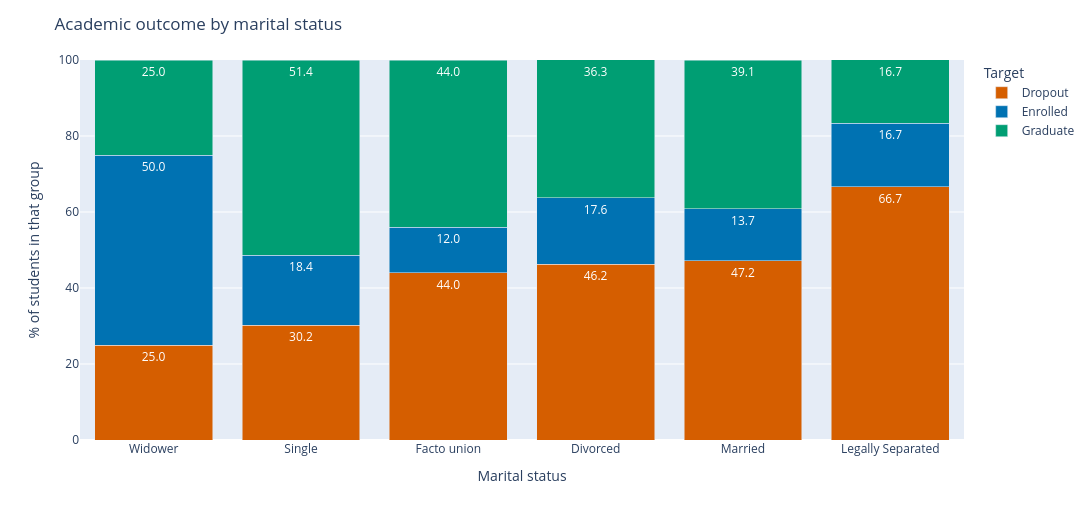

Notebook source saved alongside this figure:
### Markdown cell above
- The great majority of students are **single** (3,919 students, roughly 88–90% of the sample). This is expected, since most students are of typical university age.

- A small share are **married** (379 students, about 8–9%), which suggests a group of older or part-time students.

- The remaining categories are very small:

| Status | Count | Note |
| ----------------- | -------- | ------------------------------------------------------ |
| Divorced | 91 | Likely older students or those returning to study |
| Facto union | 25 | Living together without a registered marriage |
| Legally separated | 6 | Negligible |
| Widower | 4 | Very rare |

### Code cell
# Outcome mix within each marital status.
#
# NOTE: an earlier version used px.histogram with barnorm='percent' and
# barmode='group'. Grouped bars are normalised INDIVIDUALLY, so every bar came
# out at 100% and the chart carried no information. The percentages are computed
# explicitly here instead, which is also easier to check against the printout.
mar = (pd.crosstab(data_viz_pd['Marital status'], data_viz_pd['Target'],
                   normalize='index') * 100).round(1)
mar_n = data_viz_pd['Marital status'].value_counts()
mar = mar.loc[mar['Dropout'].sort_values().index]          # ascending dropout rate

plot_df = (mar.reset_index()
           .melt(id_vars='Marital status', var_name='Target', value_name='Percentage'))

fig = px.bar(plot_df, x='Marital status', y='Percentage', color='Target',
             barmode='stack', text_auto='.1f',
             category_orders={'Marital status': list(mar.index),
                              'Target': ['Dropout', 'Enrolled', 'Graduate']},
             color_discrete_map=TARGET_COLOURS, width=1100, height=520)

fig.update_layout(title='Academic outcome by marital status',
                  yaxis_title='% of students in that group',
                  xaxis_title='Marital status', yaxis=dict(range=[0, 100]))
save_fig(fig, '13_marital_status_by_outcome')

print((mar.assign(n=mar_n)).to_string())
print('\nThe three largest groups hold '
      f'{mar_n.nlargest(3).sum() / mar_n.sum():.1%} of the students; the rest are too '
      'small to read a rate from.')

### Figure 1 — Plotly figure (JSON) as saved in the notebook; plotly's stock layout.template omitted (floating-point values rounded to 4 significant figures)
{"data": [{"hovertemplate": "Target=Dropout<br>Marital status=%{x}<br>Percentage=%{y}<extra></extra>", "legendgroup": "Dropout", "marker": {"color": "#D55E00", "pattern": {"shape": ""}}, "name": "Dropout", "orientation": "v", "showlegend": true, "textposition": "auto", "texttemplate": "%{y:.1f}", "type": "bar", "x": ["Widower", "Single", "Facto union", "Divorced", "Married", "Legally Separated"], "xaxis": "x", "y": [25.0, 30.2, 44.0, 46.2, 47.2, 66.7], "yaxis": "y"}, {"hovertemplate": "Target=Enrolled<br>Marital status=%{x}<br>Percentage=%{y}<extra></extra>", "legendgroup": "Enrolled", "marker": {"color": "#0072B2", "pattern": {"shape": ""}}, "name": "Enrolled", "orientation": "v", "showlegend": true, "textposition": "auto", "texttemplate": "%{y:.1f}", "type": "bar", "x": ["Widower", "Single", "Facto union", "Divorced", "Married", "Legally Separated"], "xaxis": "x", "y": [50.0, 18.4, 12.0, 17.6, 13.7, 16.7], "yaxis": "y"}, {"hovertemplate": "Target=Graduate<br>Marital status=%{x}<br>Percentage=%{y}<extra></extra>", "legendgroup": "Graduate", "marker": {"color": "#009E73", "pattern": {"shape": ""}}, "name": "Graduate", "orientation": "v", "showlegend": true, "textposition": "auto", "texttemplate": "%{y:.1f}", "type": "bar", "x": ["Widower", "Single", "Facto union", "Divorced", "Married", "Legally Separated"], "xaxis": "x", "y": [25.0, 51.4, 44.0, 36.3, 39.1, 16.7], "yaxis": "y"}], "layout": {"barmode": "stack", "height": 520, "legend": {"title": {"text": "Target"}, "tracegroupgap": 0}, "margin": {"t": 60}, "title": {"text": "Academic outcome by marital status"}, "width": 1100, "xaxis": {"anchor": "y", "categoryarray": ["Widower", "Single", "Facto union", "Divorced", "Married", "Legally Separated"], "categoryorder": "array", "domain": [0.0, 1.0], "title": {"text": "Marital status"}}, "yaxis": {"anchor": "x", "domain": [0.0, 1.0], "range": [0, 100], "title": {"text": "% of students in that group"}}}}
